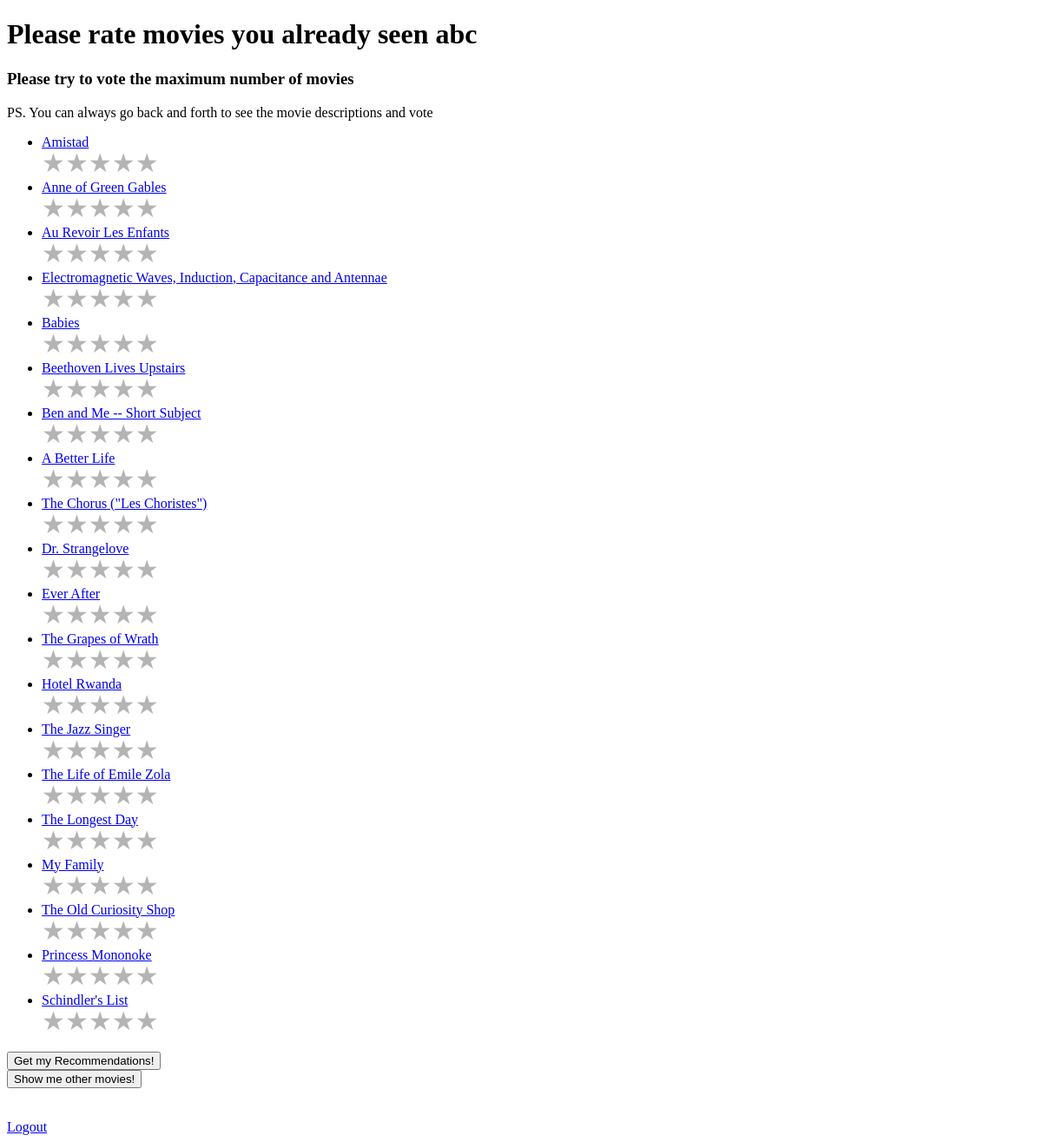
/recommender/14/preferences/ (signed in), run on the app's committed database.
### recommender/models.py (models this page shows, shortened)
class User(AbstractUser):
    pass

class Movie(models.Model):
    movie_name = models.CharField(max_length=200)
    movie_description = models.TextField(max_length=3000)
    rationale = models.TextField(max_length=3000, null=True, blank=True)
    benefits = models.TextField(max_length=3000, null=True, blank=True)
    problems = models.TextField(max_length=3000, null=True, blank=True)
    objectives = models.TextField(max_length=3000, null=True, blank=True)
    movie_pic = models.ImageField(upload_to='pics/', null=True, blank=True)
    ENGLISH = "EN"
    LITERATURE = "LT"
    HISTORY = "HT"
    BIOLOGY = "BL"
    PHYSICS = "PH"
    MATH = "MT"
    KNOWLEDGE_AREA_CHOICES = (
        (ENGLISH, "Inglês"),
        (LITERATURE, "Literatura"),
        (HISTORY, "História"),
        (BIOLOGY, "Biologia"),
        (PHYSICS, "Física"),
        (MATH, "Matemática"),
    )
    movie_knowledge_area = models.CharField(max_length=2,
                                            choices=KNOWLEDGE_AREA_CHOICES, null=True, blank=True)
    movie_recommended_age = models.IntegerField(null=True, blank=True)

### recommender/views.py (the view)
# urls.py: url(r'^(?P<learner_id>[0-9]+)/preferences/$', views.preferences, name='preferences'),
@login_required
def preferences(request, learner_id):
    num_movies = Movie.objects.all().count()
    rand_movies = random.sample(range(num_movies), 20) #select 20 ids randomly
    movies = Movie.objects.filter(id__in=rand_movies) #filter the set of movies to be between such random ids
    learner = Learner.objects.get(pk=learner_id)
    user = User.objects.get(pk=learner.user_fk_id) #get the user from the learner_id
    context = {'movie_list': movies,
               'user': user,
               'learner': learner}
    return render(request, 'recommender/preferences.html', context)

### recommender/templates/recommender/preferences.html (shortened to what this page needs)
<!DOCTYPE html>
<html lang="en">
<head>
</head>
<body>
<h1>Please rate movies you already seen {{ user.first_name }}</h1>
<h3>Please try to vote the maximum number of movies</h3>
<p>PS. You can always go back and forth to see the movie descriptions and vote</p>
{% if movie_list %}
    <form action="/recommender/{{ learner.id }}/register_preferences/" method="post">
        <ul>
            {% for movie in movie_list %}
                <li>
                    <a href="/recommender/{{ movie.id }}/movie_detail">{{ movie.movie_name }}</a> <br>
                    <div class="rating">
                          <label>
                            <span class="icon">★</span>
                          </label>
                          <label>
                            <span class="icon">★</span>
                            <span class="icon">★</span>
                          </label>
                          <label>
                            <span class="icon">★</span>
                            <span class="icon">★</span>
                            <span class="icon">★</span>
                          </label>
                          <label>
                            <span class="icon">★</span>
                            <span class="icon">★</span>
                            <span class="icon">★</span>
                            <span class="icon">★</span>
                          </label>
                          <label>
                            <span class="icon">★</span>
                            <span class="icon">★</span>
                            <span class="icon">★</span>
                            <span class="icon">★</span>
                            <span class="icon">★</span>
                          </label>
                    </div>
                </li>
            {% endfor %}
        </ul>
        <input type="submit" value="Get my Recommendations!" />
    </form>
    <button onclick="reloadPage()">Show me other movies!</button>
{% else %}
    <p>No movies are available.</p>
{% endif %}
<br><br><br> <a href="/recommender/logout_view/">Logout</a>
</body>
</html>

### recommender/templates/recommender/preferences.html (style rules this page uses)
.rating { display: inline-block; position: relative; height: 30px; line-height: 30px; font-size: 30px; }
.rating label { position: absolute; top: 0; left: 0; height: 100%; cursor: pointer; }
.rating label:last-child { position: static; }
.rating label:nth-child(1) { z-index: 5; }
.rating label:nth-child(2) { z-index: 4; }
.rating label:nth-child(3) { z-index: 3; }
.rating label:nth-child(4) { z-index: 2; }
.rating label:nth-child(5) { z-index: 1; }
.rating label .icon { float: left; color: transparent; }
.rating label:last-child .icon { color: #b4b4b4; }

### data on the page
User: first_name "abc"
Movie: movie_name "Amistad"
Movie: movie_name "Anne of Green Gables"
Movie: movie_name "Au Revoir Les Enfants"
Movie: movie_name "Electromagnetic Waves, Induction, Capacitance and Antennae"
Movie: movie_name "Babies"
Movie: movie_name "Beethoven Lives Upstairs"
Movie: movie_name "Ben and Me -- Short Subject"
Movie: movie_name "A Better Life"
Movie: movie_name "The Chorus (\"Les Choristes\")"
Movie: movie_name "Dr. Strangelove"
Movie: movie_name "Ever After"
Movie: movie_name "The Grapes of Wrath"
Movie: movie_name "Hotel Rwanda"
Movie: movie_name "The Jazz Singer"
Movie: movie_name "The Life of Emile Zola"
Movie: movie_name "The Longest Day"
Movie: movie_name "My Family"
Movie: movie_name "The Old Curiosity Shop"
Movie: movie_name "Princess Mononoke"
Movie: movie_name "Schindler's List"
